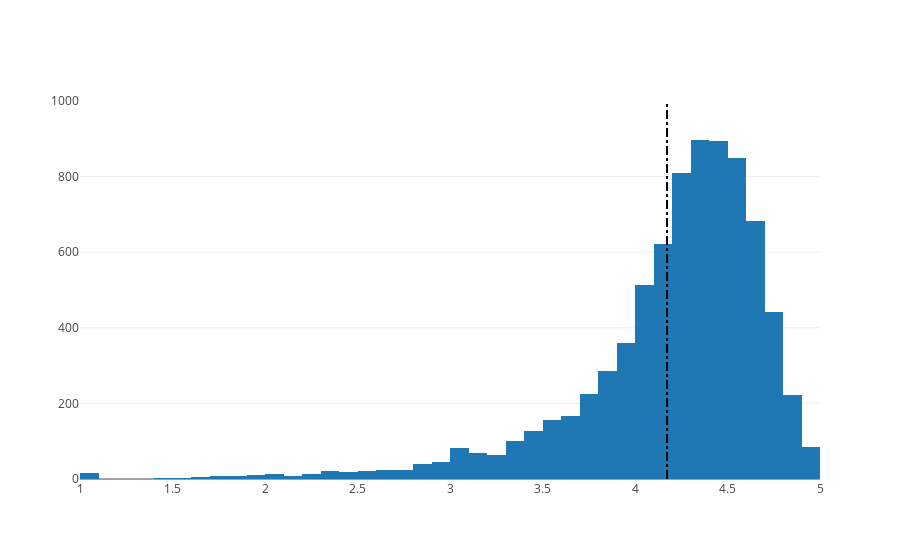

The code cell stored with this chart in its notebook:
### Markdown cell above
## 4. Distribution of app ratings
<p>After having witnessed the market share for each category of apps, let's see how all these apps perform on an average. App ratings (on a scale of 1 to 5) impact the discoverability, conversion of apps as well as the company's overall brand image. Ratings are a key performance indicator of an app.</p>
<p>From our research, we found that the average volume of ratings across all app categories is <code>4.17</code>. The histogram plot is skewed to the right indicating that the majority of the apps are highly rated with only a few exceptions in the low-rated apps.</p>

### Code cell
# Average rating of apps
avg_app_rating = apps['Rating'].mean()
print('Average app rating = ', avg_app_rating)

# Distribution of apps according to their ratings
data = [go.Histogram(
        x = apps['Rating'],
        xbins = {'start': 1, "size": 0.1, 'end':5}
)]

# Vertical dashed line to indicate the average app rating
layout = {'shapes': [{
              'type' :'line',
              'x0': avg_app_rating,
              'y0': 0,
              'x1': avg_app_rating,
              'y1': 1000,
              'line': { 'dash': 'dashdot'}
          }]
          }

plotly.offline.iplot({'data': data, 'layout': layout})

### Figure 1 — Plotly figure (JSON) as saved in the notebook; plotly's stock layout.template omitted (floating-point values rounded to 4 significant figures; data arrays with more than 128 entries replaced by an {"elided": "..."} marker saying what was removed)
{"data": [{"x": {"elided": "9659 float values"}, "xbins": {"end": 5, "size": 0.1, "start": 1}, "type": "histogram", "uid": "12703684-3dcb-41c0-832f-dd9598a8963a"}], "layout": {"shapes": [{"line": {"dash": "dashdot"}, "type": "line", "x0": 4.173, "x1": 4.173, "y0": 0, "y1": 1000}]}}
